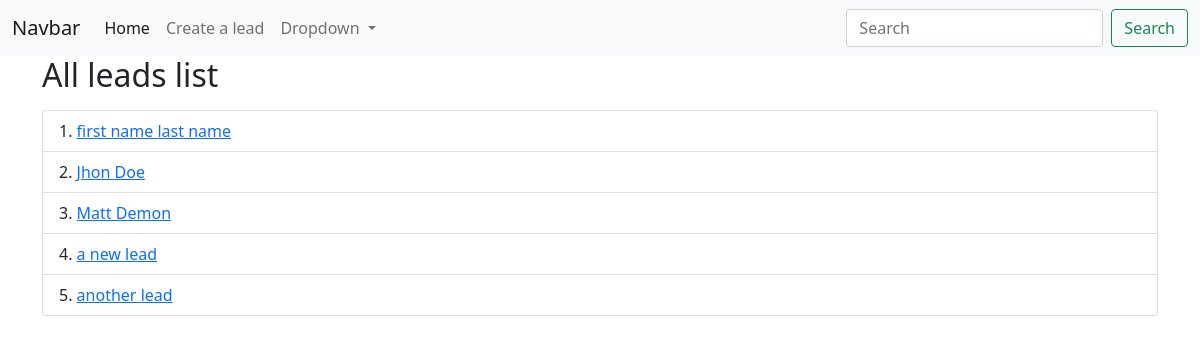
Page /leads/ on the earlier database version.
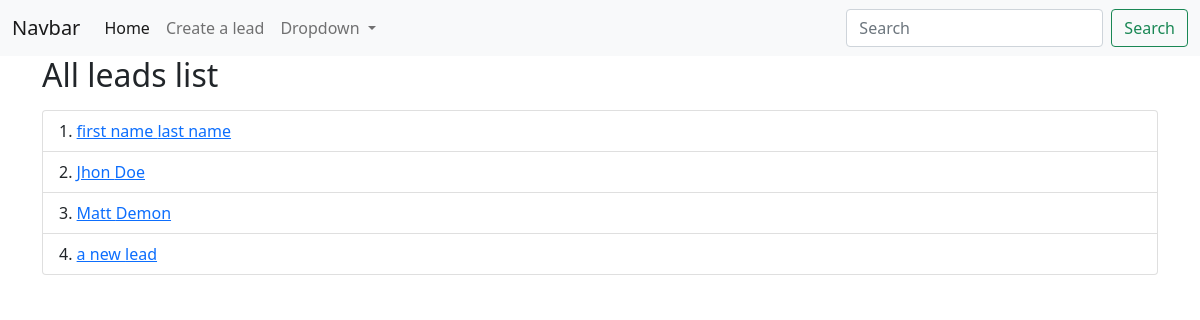
Same page on the later database version.
### main/models.py (models this page shows, shortened)
class Lead(models.Model):
    first_name = models.CharField(max_length=20)
    last_name = models.CharField(max_length=20)
    age = models.IntegerField(default=0)
    agent = models.ForeignKey(Agent, on_delete=models.CASCADE)
    created_at = models.DateTimeField(auto_now_add=True)
    updated_at = models.DateTimeField(auto_now=True)
    class Meta:
        ordering = ['-created_at']

### main/views.py (the view)
# urls.py: path('', views.Lead_list, name="leadList"),
def Lead_list(request):
    leads = Lead.objects.all()
    context = {
        "leads":leads,
    }
    return render(request, "Leads/leads_list.html", context)

### templates/Leads/leads_list.html (shortened to what this page needs)
{% extends "base.html" %}
{% block content %}
    <div class="container">
        <h2> All leads list </h2>
        <p>
        <ol class="list-group list-group-numbered">
            {% for lead in leads %}
                <li class="list-group-item"><a href="{% url 'leads:leadDetail' lead.pk %}">{{lead.first_name}} {{lead.last_name}}</a></li>
            {% endfor %}
        </ol>
        </p>
    </div>
{% endblock content %}

Differences in the rows shown:
removed Lead: first_name "another", last_name "lead"
